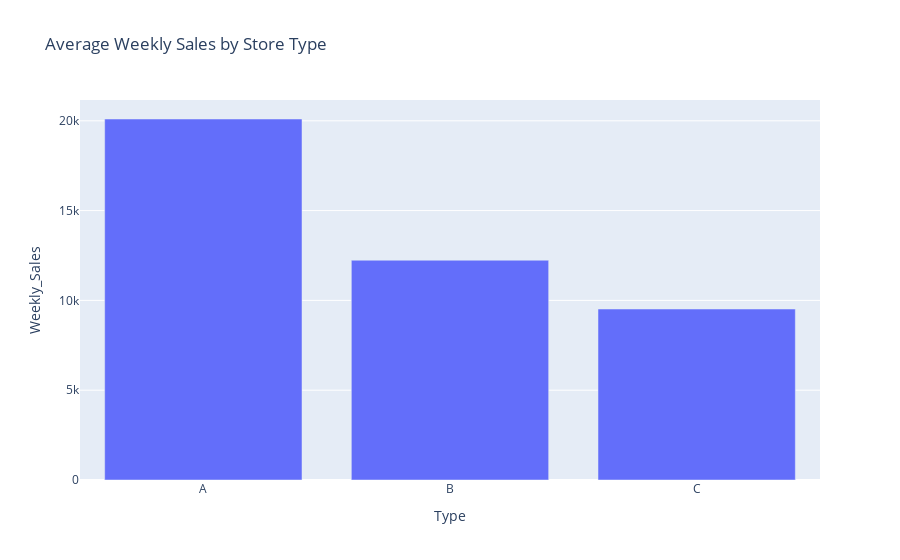
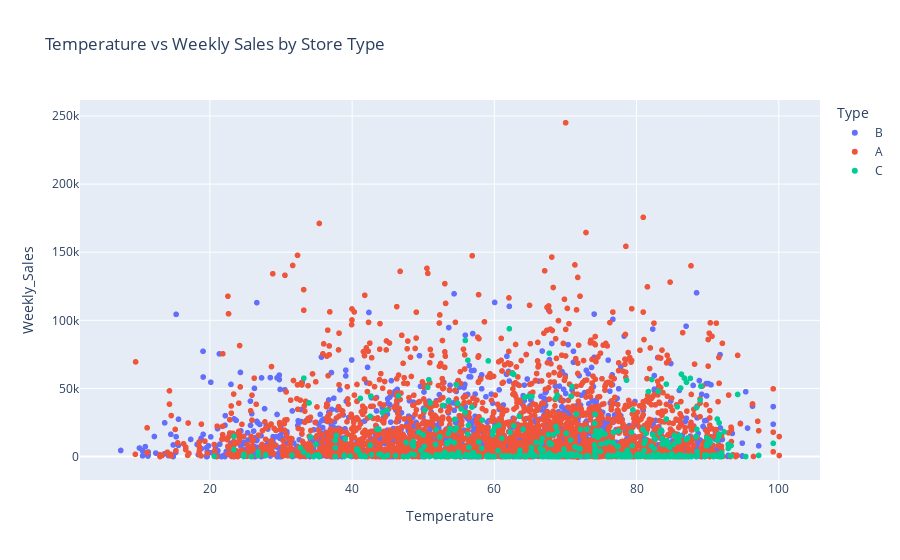
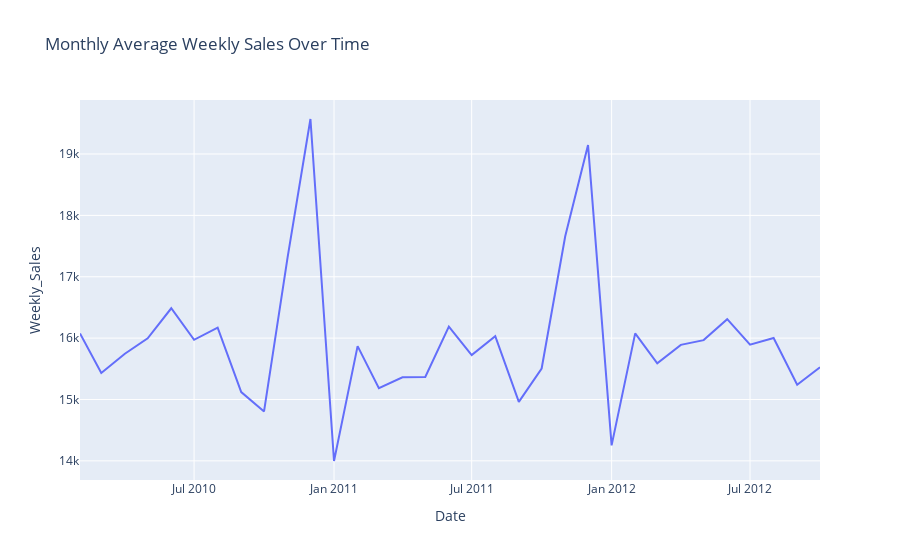

The cell these charts' notebook holds for them, in order:
### Markdown cell above
# Summary
Sales are higher on holidays, and larger stores tend to have higher sales. Predictive models show temperature correlates with sales, suggesting seasonal adjustments.

### Code cell
# Interactive bar chart of average sales by Type
fig = px.bar(avg_sales_by_type.reset_index(), x='Type', y='Weekly_Sales', title='Average Weekly Sales by Store Type')
fig.show()

# Interactive scatter plot
fig = px.scatter(df.sample(5000), x='Temperature', y='Weekly_Sales', color='Type', title='Temperature vs Weekly Sales by Store Type')
fig.show()

# Interactive line plot of sales over time
df_monthly = df.groupby(df['Date'].dt.to_period('M'))['Weekly_Sales'].mean().reset_index()
df_monthly['Date'] = df_monthly['Date'].dt.to_timestamp()
fig = px.line(df_monthly, x='Date', y='Weekly_Sales', title='Monthly Average Weekly Sales Over Time')
fig.show()

### Figure 1 — Plotly figure (JSON) as saved in the notebook; plotly's stock layout.template omitted (floating-point values rounded to 4 significant figures)
{"data": [{"alignmentgroup": "True", "hovertemplate": "Type=%{x}<br>Weekly_Sales=%{y}<extra></extra>", "legendgroup": "", "marker": {"color": "#636efa", "pattern": {"shape": ""}}, "name": "", "offsetgroup": "", "orientation": "v", "showlegend": false, "textposition": "auto", "type": "bar", "x": ["A", "B", "C"], "xaxis": "x", "y": [20100.0, 12240.0, 9520.0], "yaxis": "y"}], "layout": {"barmode": "relative", "legend": {"tracegroupgap": 0}, "title": {"text": "Average Weekly Sales by Store Type"}, "xaxis": {"anchor": "y", "domain": [0, 1], "title": {"text": "Type"}}, "yaxis": {"anchor": "x", "domain": [0, 1], "title": {"text": "Weekly_Sales"}}}}

### Figure 2 — Plotly figure (JSON) as saved in the notebook; plotly's stock layout.template omitted (floating-point values rounded to 4 significant figures; data arrays with more than 128 entries replaced by an {"elided": "..."} marker saying what was removed)
{"data": [{"hovertemplate": "Type=B<br>Temperature=%{x}<br>Weekly_Sales=%{y}<extra></extra>", "legendgroup": "B", "marker": {"color": "#636efa", "symbol": "circle"}, "mode": "markers", "name": "B", "showlegend": true, "type": "scattergl", "x": {"elided": "1977 float values"}, "xaxis": "x", "y": {"elided": "1977 float values"}, "yaxis": "y"}, {"hovertemplate": "Type=A<br>Temperature=%{x}<br>Weekly_Sales=%{y}<extra></extra>", "legendgroup": "A", "marker": {"color": "#EF553B", "symbol": "circle"}, "mode": "markers", "name": "A", "showlegend": true, "type": "scattergl", "x": {"elided": "2531 float values"}, "xaxis": "x", "y": {"elided": "2531 float values"}, "yaxis": "y"}, {"hovertemplate": "Type=C<br>Temperature=%{x}<br>Weekly_Sales=%{y}<extra></extra>", "legendgroup": "C", "marker": {"color": "#00cc96", "symbol": "circle"}, "mode": "markers", "name": "C", "showlegend": true, "type": "scattergl", "x": {"elided": "492 float values"}, "xaxis": "x", "y": {"elided": "492 float values"}, "yaxis": "y"}], "layout": {"legend": {"title": {"text": "Type"}, "tracegroupgap": 0}, "title": {"text": "Temperature vs Weekly Sales by Store Type"}, "xaxis": {"anchor": "y", "domain": [0, 1], "title": {"text": "Temperature"}}, "yaxis": {"anchor": "x", "domain": [0, 1], "title": {"text": "Weekly_Sales"}}}}

### Figure 3 — Plotly figure (JSON) as saved in the notebook; plotly's stock layout.template omitted (floating-point values rounded to 4 significant figures)
{"data": [{"hovertemplate": "Date=%{x}<br>Weekly_Sales=%{y}<extra></extra>", "legendgroup": "", "line": {"color": "#636efa", "dash": "solid"}, "marker": {"symbol": "circle"}, "mode": "lines", "name": "", "orientation": "v", "showlegend": false, "type": "scatter", "x": ["2010-02-01T00:00:00", "2010-03-01T00:00:00", "2010-04-01T00:00:00", "2010-05-01T00:00:00", "2010-06-01T00:00:00", "2010-07-01T00:00:00", "2010-08-01T00:00:00", "2010-09-01T00:00:00", "2010-10-01T00:00:00", "2010-11-01T00:00:00", "2010-12-01T00:00:00", "2011-01-01T00:00:00", "2011-02-01T00:00:00", "2011-03-01T00:00:00", "2011-04-01T00:00:00", "2011-05-01T00:00:00", "2011-06-01T00:00:00", "2011-07-01T00:00:00", "2011-08-01T00:00:00", "2011-09-01T00:00:00", "2011-10-01T00:00:00", "2011-11-01T00:00:00", "2011-12-01T00:00:00", "2012-01-01T00:00:00", "2012-02-01T00:00:00", "2012-03-01T00:00:00", "2012-04-01T00:00:00", "2012-05-01T00:00:00", "2012-06-01T00:00:00", "2012-07-01T00:00:00", "2012-08-01T00:00:00", "2012-09-01T00:00:00", "2012-10-01T00:00:00"], "xaxis": "x", "y": [16080.0, 15430.0, 15750.0, 16000.0, 16490.0, 15970.0, 16170.0, 15120.0, 14810.0, 17320.0, 19570.0, 14000.0, 15870.0, 15180.0, 15360.0, 15370.0, 16190.0, 15720.0, 16030.0, 14960.0, 15500.0, 17660.0, 19150.0, 14250.0, 16080.0, 15590.0, 15890.0, 15970.0, 16310.0, 15890.0, 16000.0, 15240.0, 15530.0], "yaxis": "y"}], "layout": {"legend": {"tracegroupgap": 0}, "title": {"text": "Monthly Average Weekly Sales Over Time"}, "xaxis": {"anchor": "y", "domain": [0, 1], "title": {"text": "Date"}}, "yaxis": {"anchor": "x", "domain": [0, 1], "title": {"text": "Weekly_Sales"}}}}
